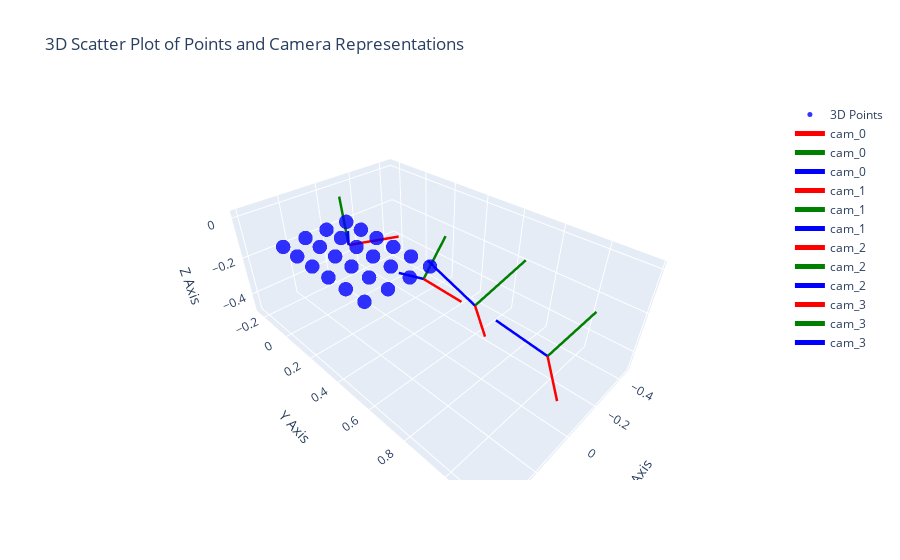

Notebook code cell kept with this figure:
### Code cell
REPROJECTION_ERROR_THRESH = 10000.0
dictionary = cv2.aruco.getPredefinedDictionary(ARUCO_DICT)
board = cv2.aruco.CharucoBoard((SQUARES_VERTICALLY, SQUARES_HORIZONTALLY), SQUARE_LENGTH, MARKER_LENGTH, dictionary)
params = cv2.aruco.DetectorParameters()
detector = cv2.aruco.ArucoDetector(dictionary, params)
world_corners = board.getChessboardCorners()

camera_poses = []
figures = []
for i, image_path in enumerate(image_paths):
    #img_path = image_paths[12] # select image
    #print(image_path)
    image_color = cv2.imread(image_path)
    res = estimate_pose(image_color, mtx, dst, detector)
    if res is None:
        print("pose could not be estimated")
        continue
    rvec, tvec, charuco_corners = res
    #rvec, tvec = convert_left_to_right(rvec, tvec)
    #rvec, tvec = invert_transform(rvec, tvec)
    E, P, img_pts = reproject_world_points(rvec, tvec, mtx, world_corners)
    #print(charuco_corners[:2,0,:])
    repr_err = compute_reprojection_error(charuco_corners, img_pts.T)
    if repr_err < REPROJECTION_ERROR_THRESH:
        camera_poses.append(E)
        figures.append(draw_reproj(image_color, charuco_corners, img_pts))
    print(i, image_path,repr_err)


plot_3d_points_and_camera_centers(world_corners.T, camera_poses)

### Figure 1 — Plotly figure (JSON) as saved in the notebook; plotly's stock layout.template omitted (floating-point values rounded to 4 significant figures)
{"data": [{"marker": {"color": "blue", "opacity": 0.8, "size": 5}, "mode": "markers", "name": "3D Points", "type": "scatter3d", "x": [0.1, 0.2, 0.3, 0.4, 0.1, 0.2, 0.3, 0.4, 0.1, 0.2, 0.3, 0.4, 0.1, 0.2, 0.3, 0.4, 0.1, 0.2, 0.3, 0.4, 0.1, 0.2, 0.3, 0.4], "y": [0.1, 0.1, 0.1, 0.1, 0.2, 0.2, 0.2, 0.2, 0.3, 0.3, 0.3, 0.3, 0.4, 0.4, 0.4, 0.4, 0.5, 0.5, 0.5, 0.5, 0.6, 0.6, 0.6, 0.6], "z": [0, 0, 0, 0, 0, 0, 0, 0, 0, 0, 0, 0, 0, 0, 0, 0, 0, 0, 0, 0, 0, 0, 0, 0]}, {"line": {"color": "red", "width": 5}, "mode": "lines", "name": "cam_0", "type": "scatter3d", "x": [-0.1234, 0.06934], "y": [1.006, 1.162], "z": [-0.3187, -0.2868]}, {"line": {"color": "green", "width": 5}, "mode": "lines", "name": "cam_0", "type": "scatter3d", "x": [-0.1234, -0.2336], "y": [1.006, 1.1], "z": [-0.3187, -0.1153]}, {"line": {"color": "blue", "width": 5}, "mode": "lines", "name": "cam_0", "type": "scatter3d", "x": [-0.1234, -0.008438], "y": [1.006, 0.8346], "z": [-0.3187, -0.1771]}, {"line": {"color": "red", "width": 5}, "mode": "lines", "name": "cam_1", "type": "scatter3d", "x": [-0.3007, -0.3226], "y": [0.1573, 0.4044], "z": [-0.4547, -0.4857]}, {"line": {"color": "green", "width": 5}, "mode": "lines", "name": "cam_1", "type": "scatter3d", "x": [-0.3007, -0.4499], "y": [0.1573, 0.1691], "z": [-0.4547, -0.2545]}, {"line": {"color": "blue", "width": 5}, "mode": "lines", "name": "cam_1", "type": "scatter3d", "x": [-0.3007, -0.1013], "y": [0.1573, 0.1933], "z": [-0.4547, -0.3083]}, {"line": {"color": "red", "width": 5}, "mode": "lines", "name": "cam_2", "type": "scatter3d", "x": [0.00056, 0.1662], "y": [0.7405, 0.9184], "z": [-0.1551, -0.09668]}, {"line": {"color": "green", "width": 5}, "mode": "lines", "name": "cam_2", "type": "scatter3d", "x": [0.00056, -0.1581], "y": [0.7405, 0.8325], "z": [-0.1551, 0.0148]}, {"line": {"color": "blue", "width": 5}, "mode": "lines", "name": "cam_2", "type": "scatter3d", "x": [0.00056, 0.09995], "y": [0.7405, 0.5909], "z": [-0.1551, 0.01881]}, {"line": {"color": "red", "width": 5}, "mode": "lines", "name": "cam_3", "type": "scatter3d", "x": [-0.01891, -0.2349], "y": [-0.07732, 0.04808], "z": [-0.2322, -0.2205]}, {"line": {"color": "green", "width": 5}, "mode": "lines", "name": "cam_3", "type": "scatter3d", "x": [-0.01891, -0.09752], "y": [-0.07732, -0.2297], "z": [-0.2322, -0.05031]}, {"line": {"color": "blue", "width": 5}, "mode": "lines", "name": "cam_3", "type": "scatter3d", "x": [-0.01891, 0.0795], "y": [-0.07732, 0.07611], "z": [-0.2322, -0.06112]}], "layout": {"scene": {"xaxis": {"title": {"text": "X Axis"}}, "yaxis": {"title": {"text": "Y Axis"}}, "zaxis": {"title": {"text": "Z Axis"}}}, "title": {"text": "3D Scatter Plot of Points and Camera Representations"}}}
